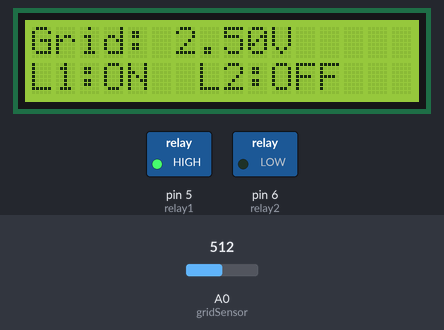
Bench run of a sketch on a simulated Arduino Uno, built with avr-gcc and run on an emulated ATmega328P. On the bench: 16×2 character LCD, switched loads named in the sketch (green lamp = pin HIGH). Inputs (shaded band) come from the test bench; at power-on: A0 (gridSensor) = 512. What the sketch prints to the serial monitor is not drawn.

Above: at 2.7 s.
2.8 s: A0 (gridSensor) set to 811
At 4.0 s:
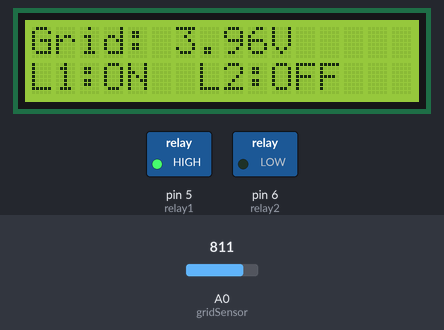
4.7 s: A0 (gridSensor) set to 826
At 5.5 s:
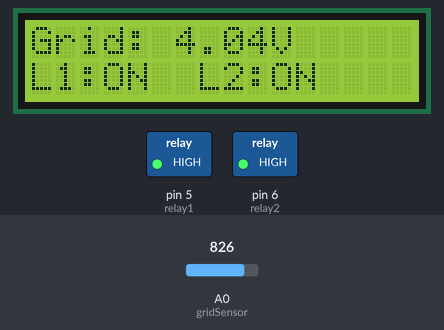
6.4 s: A0 (gridSensor) set to 306
At 7.3 s:
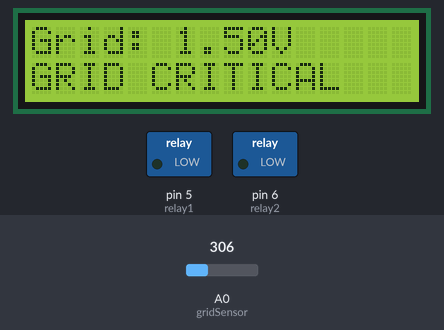
8.1 s: A0 (gridSensor) set to 392
At 9.4 s:
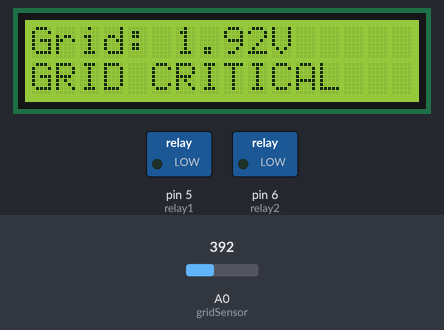
9.7 s: A0 (gridSensor) set to 425
At 11.0 s:
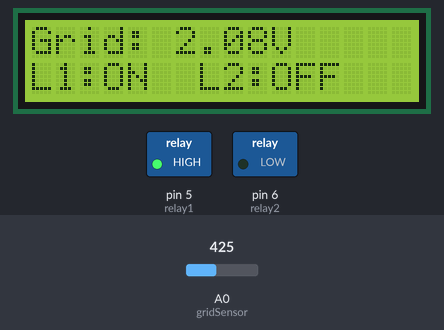
Timing chart, 0 to 12.5 s (numbered marks = the images above; inputs shaded):
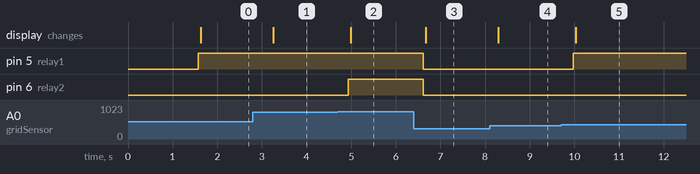

Measured:
- the behaviour switches between 818 and 819 on A0 (gridSensor) (found by bisection; images 1 and 2)
- the behaviour switches between 409 and 410 on A0 (gridSensor) (found by bisection; images 4 and 5)
- after the input at 2.8 s, the display: changes after 0.45 s (image 1)
- after the input at 4.7 s, pin 6 (relay2): LOW → HIGH after 0.23 s; the display: changes after 0.29 s (image 2)
- after the input at 6.4 s, pin 5 (relay1), pin 6 (relay2): HIGH → LOW after 0.22 s; the display: changes after 0.27 s (image 3)
- after the input at 8.1 s, the display: changes after 0.20 s (image 4)
- after the input at 9.7 s, pin 5 (relay1): LOW → HIGH after 0.28 s; the display: changes after 0.34 s (image 5)

The sketch:

smartGridCode.ino
```cpp
#include <LiquidCrystal.h>

// ----------------------
// PIN DEFINITIONS
// ----------------------

// Potentiometer simulating grid voltage
const int gridSensor = A0;

// Relays
const int relay1 = 5;   // Priority load
const int relay2 = 6;   // Secondary load

// LCD pins
// LiquidCrystal(RS, E, D4, D5, D6, D7)
LiquidCrystal lcd(7, 8, 9, 10, 11, 12);


// ----------------------
// SETUP
// ----------------------

void setup() {

  // Relay outputs
  pinMode(relay1, OUTPUT);
  pinMode(relay2, OUTPUT);

  // Start loads OFF
  digitalWrite(relay1, LOW);
  digitalWrite(relay2, LOW);

  // Serial Monitor
  Serial.begin(9600);

  // Start 16x2 LCD
  lcd.begin(16, 2);

  // Startup message
  lcd.setCursor(0, 0);
  lcd.print("SMART GRID");

  lcd.setCursor(0, 1);
  lcd.print("Starting...");

  delay(1500);

  lcd.clear();
}


// ----------------------
// MAIN LOOP
// ----------------------

void loop() {

  // Read potentiometer
  int sensorValue = analogRead(gridSensor);

  // Convert reading (0-1023) to voltage (0-5V)
  float gridVoltage = sensorValue * (5.0 / 1023.0);


  // ----------------------
  // SERIAL MONITOR
  // ----------------------

  Serial.print("Simulated Grid Voltage: ");
  Serial.print(gridVoltage);
  Serial.println(" V");


  // ----------------------
  // LCD - FIRST LINE
  // ----------------------

  lcd.setCursor(0, 0);

  lcd.print("Grid: ");
  lcd.print(gridVoltage, 2);
  lcd.print("V   ");


  // ----------------------
  // FULL POWER
  // ----------------------

  if (gridVoltage >= 4.0) {

    digitalWrite(relay1, HIGH);
    digitalWrite(relay2, HIGH);

    Serial.println("GRID STATUS: FULL POWER");
    Serial.println("Priority Load: ON");
    Serial.println("Secondary Load: ON");

    lcd.setCursor(0, 1);
    lcd.print("L1:ON  L2:ON   ");
  }


  // ----------------------
  // LOW POWER
  // ----------------------

  else if (gridVoltage >= 2.0) {

    digitalWrite(relay1, HIGH);
    digitalWrite(relay2, LOW);

    Serial.println("GRID STATUS: LOW POWER");
    Serial.println("Priority Load: ON");
    Serial.println("Secondary Load: OFF");

    lcd.setCursor(0, 1);
    lcd.print("L1:ON  L2:OFF  ");
  }


  // ----------------------
  // GRID FAILURE
  // ----------------------

  else {

    digitalWrite(relay1, LOW);
    digitalWrite(relay2, LOW);

    Serial.println("GRID STATUS: CRITICAL");
    Serial.println("Priority Load: OFF");
    Serial.println("Secondary Load: OFF");

    lcd.setCursor(0, 1);
    lcd.print("GRID CRITICAL   ");
  }


  Serial.println("-------------------------");

  delay(500);
}
```
